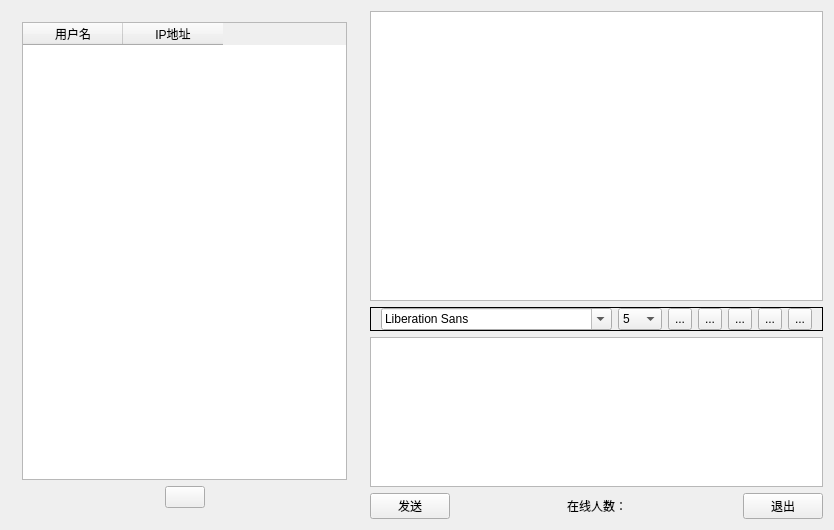
<?xml version="1.0" encoding="UTF-8"?>
<ui version="4.0">
 <class>MainWindow</class>
 <widget class="QWidget" name="MainWindow">
  <property name="geometry">
   <rect>
    <x>0</x>
    <y>0</y>
    <width>830</width>
    <height>530</height>
   </rect>
  </property>
  <property name="windowTitle">
   <string>MainWindow</string>
  </property>
  <layout class="QHBoxLayout" name="horizontalLayout_6">
   <item>
    <widget class="QWidget" name="widget_12" native="true">
     <layout class="QHBoxLayout" name="horizontalLayout_10">
      <property name="leftMargin">
       <number>0</number>
      </property>
      <property name="topMargin">
       <number>0</number>
      </property>
      <property name="rightMargin">
       <number>0</number>
      </property>
      <property name="bottomMargin">
       <number>0</number>
      </property>
      <item>
       <widget class="QWidget" name="widget_8" native="true">
        <layout class="QVBoxLayout" name="verticalLayout_4">
         <item>
          <widget class="QTableWidget" name="userListTableWidget">
           <property name="minimumSize">
            <size>
             <width>325</width>
             <height>0</height>
            </size>
           </property>
           <property name="maximumSize">
            <size>
             <width>16777215</width>
             <height>16777215</height>
            </size>
           </property>
           <column>
            <property name="text">
             <string>用户名</string>
            </property>
           </column>
           <column>
            <property name="text">
             <string>IP地址</string>
            </property>
           </column>
          </widget>
         </item>
         <item>
          <widget class="QWidget" name="widget_13" native="true">
           <layout class="QHBoxLayout" name="horizontalLayout_11">
            <property name="leftMargin">
             <number>0</number>
            </property>
            <property name="topMargin">
             <number>0</number>
            </property>
            <property name="rightMargin">
             <number>0</number>
            </property>
            <property name="bottomMargin">
             <number>0</number>
            </property>
            <item>
             <spacer name="horizontalSpacer_4">
              <property name="orientation">
               <enum>Qt::Horizontal</enum>
              </property>
              <property name="sizeHint" stdset="0">
               <size>
                <width>40</width>
                <height>20</height>
               </size>
              </property>
             </spacer>
            </item>
            <item>
             <widget class="QPushButton" name="serchPushBtn">
              <property name="maximumSize">
               <size>
                <width>16777215</width>
                <height>16777215</height>
               </size>
              </property>
              <property name="text">
               <string/>
              </property>
              <property name="icon">
               <iconset resource="src.qrc">
                <normaloff>:/images/fresh.png</normaloff>:/images/fresh.png</iconset>
              </property>
             </widget>
            </item>
            <item>
             <spacer name="horizontalSpacer_5">
              <property name="orientation">
               <enum>Qt::Horizontal</enum>
              </property>
              <property name="sizeHint" stdset="0">
               <size>
                <width>40</width>
                <height>20</height>
               </size>
              </property>
             </spacer>
            </item>
           </layout>
          </widget>
         </item>
        </layout>
       </widget>
      </item>
      <item>
       <widget class="QWidget" name="widget_11" native="true">
        <layout class="QHBoxLayout" name="horizontalLayout_9">
         <property name="leftMargin">
          <number>0</number>
         </property>
         <property name="topMargin">
          <number>0</number>
         </property>
         <property name="rightMargin">
          <number>0</number>
         </property>
         <property name="bottomMargin">
          <number>0</number>
         </property>
         <item>
          <widget class="QWidget" name="widget" native="true">
           <layout class="QHBoxLayout" name="horizontalLayout_8">
            <property name="leftMargin">
             <number>0</number>
            </property>
            <property name="topMargin">
             <number>0</number>
            </property>
            <property name="rightMargin">
             <number>0</number>
            </property>
            <property name="bottomMargin">
             <number>0</number>
            </property>
           </layout>
          </widget>
         </item>
         <item>
          <widget class="QWidget" name="widget_10" native="true">
           <layout class="QVBoxLayout" name="verticalLayout_3">
            <property name="leftMargin">
             <number>0</number>
            </property>
            <property name="topMargin">
             <number>0</number>
            </property>
            <property name="rightMargin">
             <number>0</number>
            </property>
            <property name="bottomMargin">
             <number>0</number>
            </property>
            <item>
             <widget class="QWidget" name="widget_5" native="true">
              <property name="maximumSize">
               <size>
                <width>1000</width>
                <height>16777215</height>
               </size>
              </property>
              <layout class="QVBoxLayout" name="verticalLayout_2">
               <property name="leftMargin">
                <number>0</number>
               </property>
               <property name="topMargin">
                <number>0</number>
               </property>
               <property name="rightMargin">
                <number>0</number>
               </property>
               <property name="bottomMargin">
                <number>0</number>
               </property>
               <item>
                <widget class="QWidget" name="widget_2" native="true">
                 <layout class="QVBoxLayout" name="verticalLayout">
                  <property name="leftMargin">
                   <number>0</number>
                  </property>
                  <property name="topMargin">
                   <number>0</number>
                  </property>
                  <property name="rightMargin">
                   <number>0</number>
                  </property>
                  <property name="bottomMargin">
                   <number>0</number>
                  </property>
                  <item>
                   <widget class="QWidget" name="widget_3" native="true">
                    <layout class="QHBoxLayout" name="horizontalLayout_2">
                     <property name="leftMargin">
                      <number>0</number>
                     </property>
                     <property name="topMargin">
                      <number>0</number>
                     </property>
                     <property name="rightMargin">
                      <number>0</number>
                     </property>
                     <property name="bottomMargin">
                      <number>0</number>
                     </property>
                     <item>
                      <widget class="QTextBrowser" name="chatTextBrowser"/>
                     </item>
                    </layout>
                   </widget>
                  </item>
                  <item>
                   <widget class="QFrame" name="frame">
                    <property name="frameShape">
                     <enum>QFrame::Box</enum>
                    </property>
                    <layout class="QHBoxLayout" name="horizontalLayout">
                     <property name="leftMargin">
                      <number>10</number>
                     </property>
                     <property name="topMargin">
                      <number>0</number>
                     </property>
                     <property name="rightMargin">
                      <number>10</number>
                     </property>
                     <property name="bottomMargin">
                      <number>0</number>
                     </property>
                     <item>
                      <widget class="QFontComboBox" name="fontComboBox"/>
                     </item>
                     <item>
                      <widget class="QComboBox" name="fontSizeBox">
                       <item>
                        <property name="text">
                         <string>5</string>
                        </property>
                       </item>
                       <item>
                        <property name="text">
                         <string>6</string>
                        </property>
                       </item>
                       <item>
                        <property name="text">
                         <string>7</string>
                        </property>
                       </item>
                       <item>
                        <property name="text">
                         <string>8</string>
                        </property>
                       </item>
                       <item>
                        <property name="text">
                         <string>9</string>
                        </property>
                       </item>
                       <item>
                        <property name="text">
                         <string>10</string>
                        </property>
                       </item>
                       <item>
                        <property name="text">
                         <string>11</string>
                        </property>
                       </item>
                       <item>
                        <property name="text">
                         <string>12</string>
                        </property>
                       </item>
                      </widget>
                     </item>
                     <item>
                      <widget class="QToolButton" name="bodeBtn">
                       <property name="maximumSize">
                        <size>
                         <width>25</width>
                         <height>25</height>
                        </size>
                       </property>
                       <property name="text">
                        <string>...</string>
                       </property>
                       <property name="icon">
                        <iconset>
                         <normaloff>://images/B.png</normaloff>://images/B.png</iconset>
                       </property>
                       <property name="checkable">
                        <bool>true</bool>
                       </property>
                      </widget>
                     </item>
                     <item>
                      <widget class="QToolButton" name="ItalicBtn">
                       <property name="maximumSize">
                        <size>
                         <width>25</width>
                         <height>25</height>
                        </size>
                       </property>
                       <property name="text">
                        <string>...</string>
                       </property>
                       <property name="icon">
                        <iconset>
                         <normaloff>://images/I.png</normaloff>://images/I.png</iconset>
                       </property>
                       <property name="checkable">
                        <bool>true</bool>
                       </property>
                      </widget>
                     </item>
                     <item>
                      <widget class="QToolButton" name="underlineBtn">
                       <property name="maximumSize">
                        <size>
                         <width>25</width>
                         <height>25</height>
                        </size>
                       </property>
                       <property name="text">
                        <string>...</string>
                       </property>
                       <property name="icon">
                        <iconset>
                         <normaloff>://images/U.png</normaloff>://images/U.png</iconset>
                       </property>
                       <property name="checkable">
                        <bool>true</bool>
                       </property>
                      </widget>
                     </item>
                     <item>
                      <widget class="QToolButton" name="shareBtn">
                       <property name="maximumSize">
                        <size>
                         <width>25</width>
                         <height>25</height>
                        </size>
                       </property>
                       <property name="text">
                        <string>...</string>
                       </property>
                       <property name="icon">
                        <iconset>
                         <normaloff>://images/load.png</normaloff>://images/load.png</iconset>
                       </property>
                      </widget>
                     </item>
                     <item>
                      <widget class="QToolButton" name="callBtn">
                       <property name="maximumSize">
                        <size>
                         <width>25</width>
                         <height>25</height>
                        </size>
                       </property>
                       <property name="text">
                        <string>...</string>
                       </property>
                       <property name="icon">
                        <iconset>
                         <normaloff>://images/call.png</normaloff>://images/call.png</iconset>
                       </property>
                       <property name="iconSize">
                        <size>
                         <width>33</width>
                         <height>33</height>
                        </size>
                       </property>
                      </widget>
                     </item>
                    </layout>
                   </widget>
                  </item>
                 </layout>
                </widget>
               </item>
               <item>
                <widget class="QWidget" name="widget_4" native="true">
                 <property name="maximumSize">
                  <size>
                   <width>16777215</width>
                   <height>150</height>
                  </size>
                 </property>
                 <layout class="QHBoxLayout" name="horizontalLayout_3">
                  <property name="leftMargin">
                   <number>0</number>
                  </property>
                  <property name="topMargin">
                   <number>0</number>
                  </property>
                  <property name="rightMargin">
                   <number>0</number>
                  </property>
                  <property name="bottomMargin">
                   <number>0</number>
                  </property>
                  <item>
                   <widget class="QTextEdit" name="chatTextEdit">
                    <property name="maximumSize">
                     <size>
                      <width>16777215</width>
                      <height>150</height>
                     </size>
                    </property>
                   </widget>
                  </item>
                 </layout>
                </widget>
               </item>
              </layout>
             </widget>
            </item>
            <item>
             <widget class="QWidget" name="widget_9" native="true">
              <layout class="QHBoxLayout" name="horizontalLayout_7">
               <property name="leftMargin">
                <number>0</number>
               </property>
               <property name="topMargin">
                <number>0</number>
               </property>
               <property name="rightMargin">
                <number>0</number>
               </property>
               <property name="bottomMargin">
                <number>0</number>
               </property>
               <item>
                <widget class="QWidget" name="widget_6" native="true">
                 <layout class="QHBoxLayout" name="horizontalLayout_4">
                  <property name="leftMargin">
                   <number>0</number>
                  </property>
                  <property name="topMargin">
                   <number>0</number>
                  </property>
                  <property name="rightMargin">
                   <number>0</number>
                  </property>
                  <property name="bottomMargin">
                   <number>0</number>
                  </property>
                  <item>
                   <widget class="QPushButton" name="sendPushBtn">
                    <property name="text">
                     <string>发送</string>
                    </property>
                   </widget>
                  </item>
                 </layout>
                </widget>
               </item>
               <item>
                <spacer name="horizontalSpacer_2">
                 <property name="orientation">
                  <enum>Qt::Horizontal</enum>
                 </property>
                 <property name="sizeHint" stdset="0">
                  <size>
                   <width>40</width>
                   <height>20</height>
                  </size>
                 </property>
                </spacer>
               </item>
               <item>
                <widget class="QLabel" name="numLabel">
                 <property name="text">
                  <string>在线人数：</string>
                 </property>
                </widget>
               </item>
               <item>
                <spacer name="horizontalSpacer_3">
                 <property name="orientation">
                  <enum>Qt::Horizontal</enum>
                 </property>
                 <property name="sizeHint" stdset="0">
                  <size>
                   <width>40</width>
                   <height>20</height>
                  </size>
                 </property>
                </spacer>
               </item>
               <item>
                <widget class="QWidget" name="widget_7" native="true">
                 <layout class="QHBoxLayout" name="horizontalLayout_5">
                  <property name="leftMargin">
                   <number>0</number>
                  </property>
                  <property name="topMargin">
                   <number>0</number>
                  </property>
                  <property name="rightMargin">
                   <number>0</number>
                  </property>
                  <property name="bottomMargin">
                   <number>0</number>
                  </property>
                  <item>
                   <widget class="QPushButton" name="exitPushBtn">
                    <property name="text">
                     <string>退出</string>
                    </property>
                   </widget>
                  </item>
                 </layout>
                </widget>
               </item>
              </layout>
             </widget>
            </item>
           </layout>
          </widget>
         </item>
        </layout>
       </widget>
      </item>
     </layout>
    </widget>
   </item>
  </layout>
 </widget>
 <layoutdefault spacing="6" margin="11"/>
 <resources>
  <include location="src.qrc"/>
 </resources>
 <connections/>
</ui>
